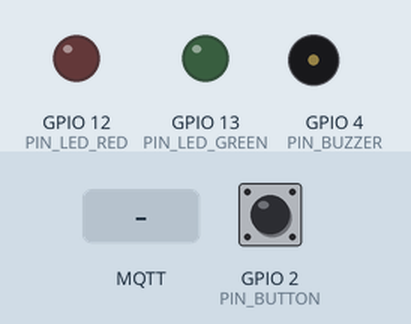
Bench run of a sketch on a simulated ESP32. On the bench: output pins drawn as LEDs (lit = HIGH), buzzer (waves = sounding). Dashed ring = blinking. The inputs (shaded band) are chosen by the test bench; at power-on: GPIO 2 (PIN_BUTTON) HIGH. WiFi joins after 1.5 s; servers stay silent unless stated; random numbers use the default seed unless the sketch sets one; no MQTT or app messages arrive unless stated; what the sketch prints to the serial monitor is not drawn.

Above: at 2.7 s.
2.8 s: GPIO 2 (PIN_BUTTON) pulled LOW for 0.15 s
At 3.08 s:
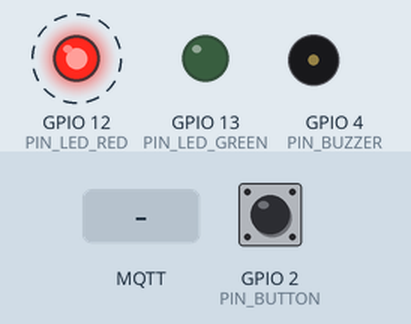
5.8 s: MQTT message "OFF" arrives on the first subscribed topic
At 6.7 s:
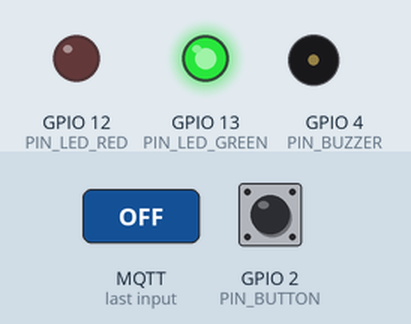
8.8 s: MQTT message "1" arrives on the first subscribed topic
11.8 s: GPIO 2 (PIN_BUTTON) pulled LOW for 1 s
At 12.08 s:
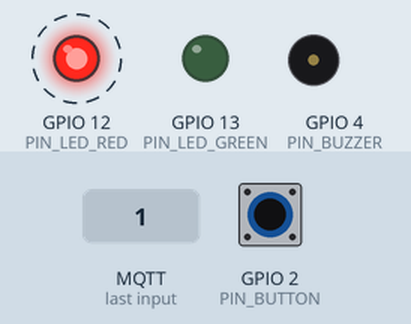
14.8 s: MQTT message "on" arrives on the first subscribed topic
Timing chart, 0 to 18.8 s (numbered marks = the images above; inputs shaded):
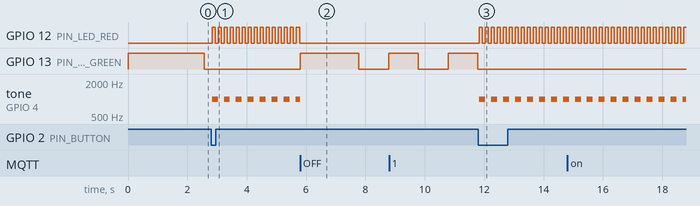

Measured:
- after the input at 2.8 s, GPIO 12 (PIN_LED_RED): alternates HIGH for 0.10 s and LOW for 0.10 s, starting at once; tone on GPIO 4 (PIN_BUZZER): alternates 1000 Hz for 0.20 s and silent for 0.20 s, starting at once
- after the input at 5.8 s, GPIO 13 (PIN_LED_GREEN): LOW → HIGH at once, → LOW 2.0 s later, → HIGH 1.0 s later
- after the input at 11.8 s, GPIO 12 (PIN_LED_RED): alternates HIGH for 0.10 s and LOW for 0.10 s, starting at once; tone on GPIO 4 (PIN_BUZZER): alternates 1000 Hz for 0.20 s and silent for 0.20 s, starting at once

The sketch:

sketch.ino
```cpp
#include <WiFi.h>
#include <PubSubClient.h>

// ---------- Pin (Sesuai diagram.json Anda) ----------
const int PIN_BUTTON    = 2;   // D2
const int PIN_BUZZER    = 4;   // D4
const int PIN_LED_RED   = 12;  // D12
const int PIN_LED_GREEN = 13;  // D13

// ---------- WiFi & MQTT ----------
const char* ssid = "Wokwi-GUEST";
const char* password = "";
const char* mqtt_server = "broker.hivemq.com";
const int   mqtt_port = 1883;

// Gunakan topik yang unik agar tidak bentrok di broker publik
const char* topic_alarm = "safeschool/dhanis/alarm";
const char* topic_cmd   = "safeschool/dhanis/command";
const char* BUTTON_LABEL = "DAB";  // Label tombol sesuai area (Dekat Ruang AB)

WiFiClient espClient;
PubSubClient mqtt(espClient);

// ---------- Debounce ----------
const unsigned long DEBOUNCE_MS = 30;
int lastButtonReading = HIGH;
int stableButtonState = HIGH;
unsigned long lastDebounceTime = 0;

// ---------- Alarm ----------
bool alarmActive = false;
unsigned long alarmStartTime = 0;

// ---------- Timing ----------
unsigned long lastBuzzerToggle = 0;
bool buzzerState = false;
unsigned long lastLedToggle = 0;
bool ledState = false;

// ============================================================
void setup_wifi() {
  delay(10);
  Serial.print("Connecting WiFi...");
  WiFi.mode(WIFI_STA);
  WiFi.begin(ssid, password);
  while (WiFi.status() != WL_CONNECTED) {
    delay(500);
    Serial.print(".");
  }
  Serial.println("\nWiFi connected");
}

void mqtt_callback(char* topic, byte* payload, unsigned int length) {
  String msg;
  for (unsigned int i = 0; i < length; i++) msg += (char)payload[i];
  Serial.printf("[MQTT] Received on %s: %s\n", topic, msg.c_str());

  // Jika menerima perintah "OFF" dari dashboard Python
  if (String(topic) == topic_cmd && msg == "OFF") {
    if (alarmActive) {
      stopAlarm();
      Serial.println("[MQTT] Remote OFF received, alarm stopped.");
    }
  }
}

void reconnect_mqtt() {
  while (!mqtt.connected()) {
    Serial.print("MQTT connecting...");
    String clientId = "SafeSchool-" + String(random(0xffff), HEX);
    if (mqtt.connect(clientId.c_str())) {
      Serial.println("connected");
      mqtt.subscribe(topic_cmd);
    } else {
      Serial.printf("failed rc=%d, retry in 3s\n", mqtt.state());
      delay(3000);
    }
  }
}

// ============================================================
void setup() {
  Serial.begin(115200);
  pinMode(PIN_BUTTON, INPUT_PULLUP);
  pinMode(PIN_BUZZER, OUTPUT);
  pinMode(PIN_LED_RED, OUTPUT);
  pinMode(PIN_LED_GREEN, OUTPUT);

  noTone(PIN_BUZZER);
  digitalWrite(PIN_LED_RED, LOW);
  digitalWrite(PIN_LED_GREEN, HIGH);

  setup_wifi();
  mqtt.setServer(mqtt_server, mqtt_port);
  mqtt.setCallback(mqtt_callback);

  Serial.println("[BOOT] SafeSchool ready.");
}

// ============================================================
void loop() {
  if (!mqtt.connected()) reconnect_mqtt();
  mqtt.loop();

  // 1. Debounce 按钮
  int reading = digitalRead(PIN_BUTTON);
  if (reading != lastButtonReading) lastDebounceTime = millis();

  if ((millis() - lastDebounceTime) > DEBOUNCE_MS) {
    if (reading != stableButtonState) {
      stableButtonState = reading;
      if (stableButtonState == LOW && !alarmActive) {
        triggerAlarm();
      }
    }
  }
  lastButtonReading = reading;

  // 2. Output kontrol (buzzer & LED)
  if (alarmActive) {
    if (millis() - lastBuzzerToggle > 200) {
      buzzerState = !buzzerState;
      if (buzzerState) tone(PIN_BUZZER, 1000);
      else noTone(PIN_BUZZER);
      lastBuzzerToggle = millis();
    }
    if (millis() - lastLedToggle > 100) {
      ledState = !ledState;
      digitalWrite(PIN_LED_RED, ledState ? HIGH : LOW);
      lastLedToggle = millis();
    }
    digitalWrite(PIN_LED_GREEN, LOW);
  } else {
    noTone(PIN_BUZZER);
    if (millis() - lastLedToggle > 1000) {
      ledState = !ledState;
      digitalWrite(PIN_LED_GREEN, ledState ? HIGH : LOW);
      lastLedToggle = millis();
    }
    digitalWrite(PIN_LED_RED, LOW);
  }
}

// ============================================================
void triggerAlarm() {
  alarmActive = true;
  lastBuzzerToggle = 0;
  lastLedToggle = 0;
  buzzerState = false;
  ledState = false;

  Serial.println("[BTN] Emergency button pressed!");

  // Kirim JSON ke MQTT
  String payload = "{\"button\":\"" + String(BUTTON_LABEL) + "\",\"time\":\"" + String(millis()) + "\"}";
  mqtt.publish(topic_alarm, payload.c_str());
  Serial.printf("[MQTT] Published alarm: %s\n", payload.c_str());
}

void stopAlarm() {
  alarmActive = false;
  noTone(PIN_BUZZER);
  digitalWrite(PIN_LED_RED, LOW);
  digitalWrite(PIN_LED_GREEN, HIGH);
  Serial.println("[ALARM] Stopped by remote, back to NORMAL.");
}
```
